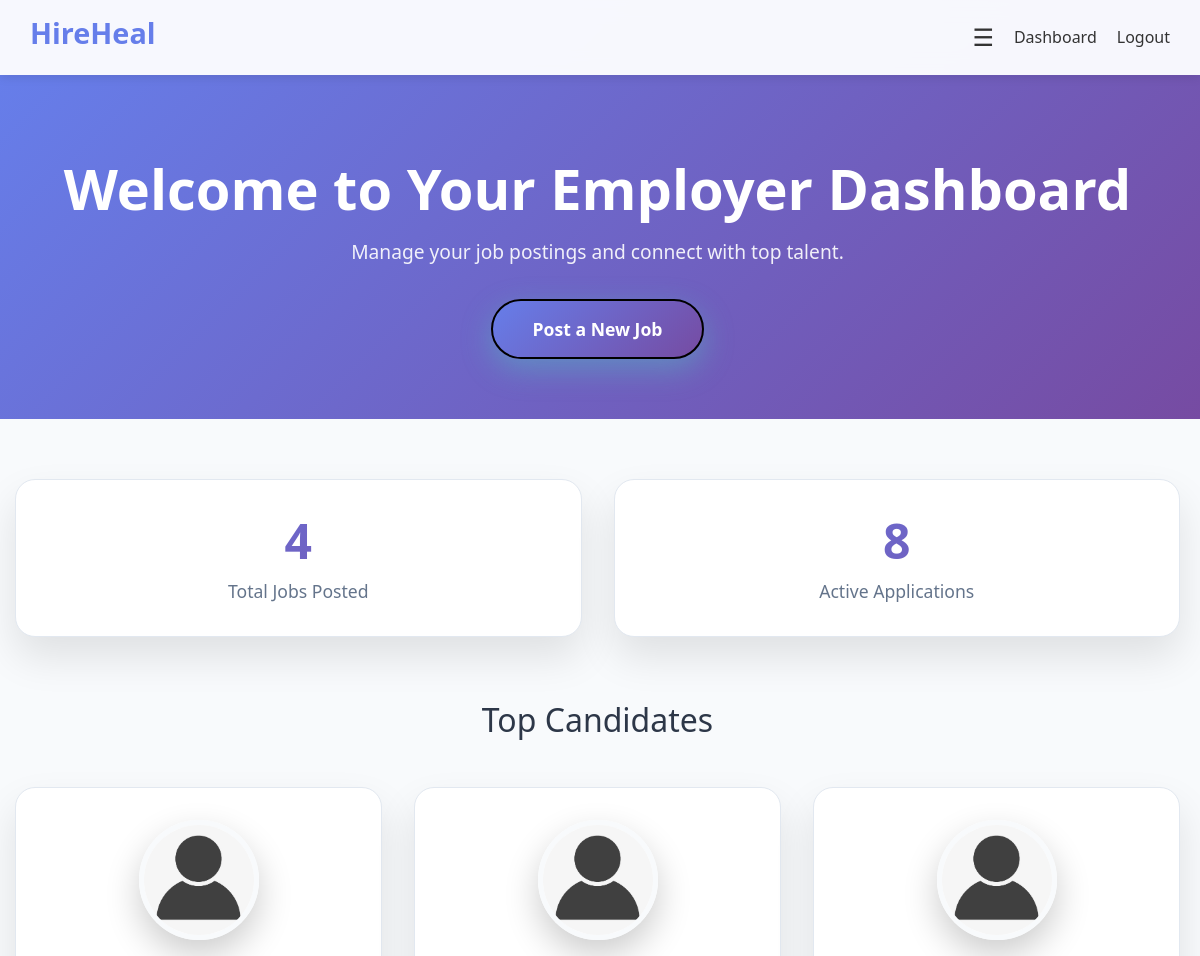
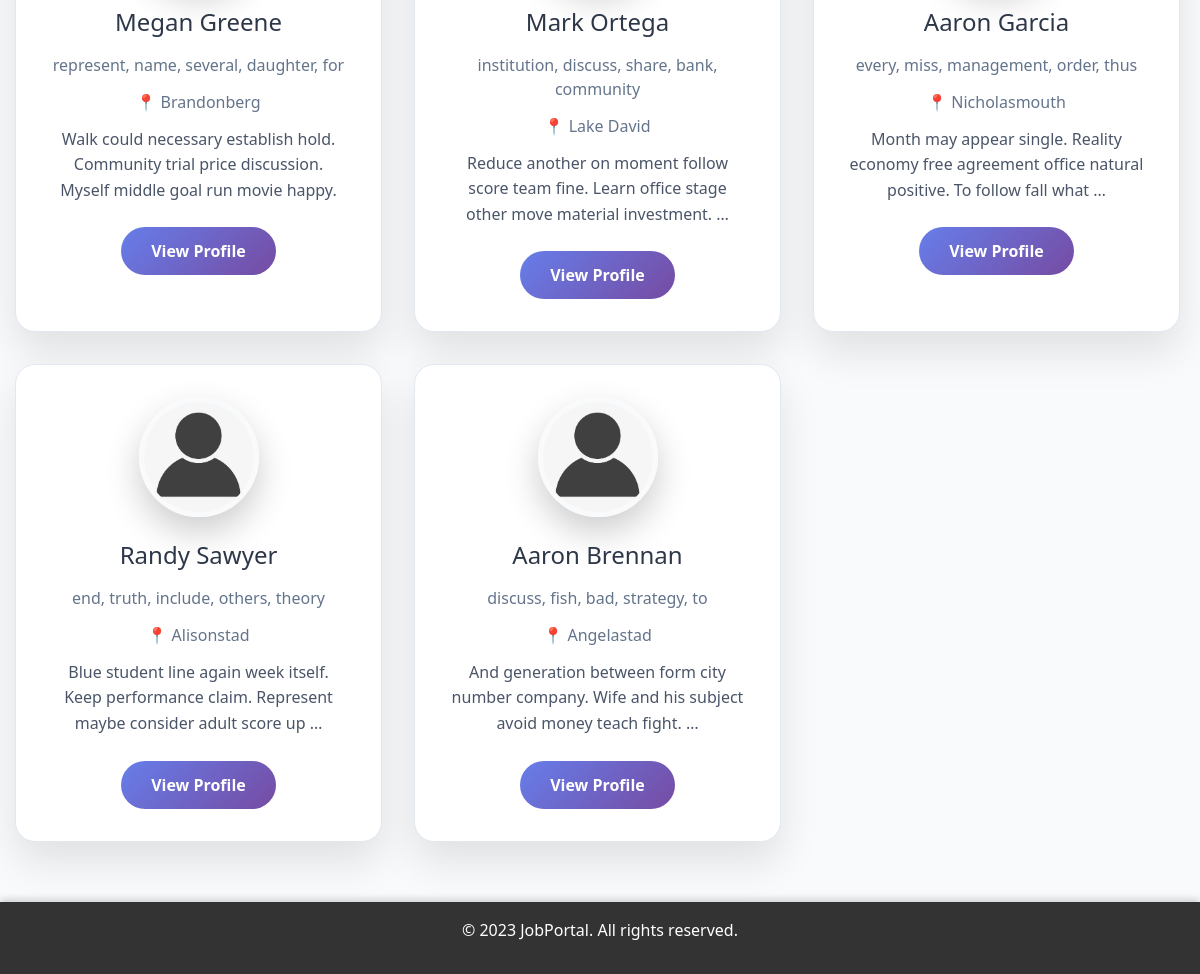
Page /home/ (signed in) on the committed database (2 pictures, top to bottom).
### jobs/models.py (models this page shows, shortened)
class Employee(models.Model):
     user=models.OneToOneField(User, on_delete=models.CASCADE)
     name=models.CharField(max_length=50,null=True)
     phone=models.CharField(max_length=10,validators=[phone_validator])
     location=models.CharField(max_length=100)
     profile_picture=models.ImageField(upload_to='profile_pics/', blank=False,null=False)
     skills=models.TextField()
     profesional_summary=models.TextField(blank=True)
     experience_years=models.IntegerField(default=0)
     resume=models.FileField(upload_to='resume/', blank=False,null=False)
     highest_qualification=models.CharField(max_length=100)
     college_name=models.CharField(max_length=50)
     graduation_year=models.IntegerField()

### job_main/views.py (the view)
# urls.py: 2. Add a URL to urlpatterns:  path('', views.home, name='home')
def home(request):
        keyword=request.GET.get('search')
        total_jobs=Jobs.objects.all()
        if request.GET.get('search'):
         total_jobs=Jobs.objects.filter(Q(title__icontains=keyword) | Q(company__company_name__icontains=keyword) | Q(location__icontains=keyword) | Q(created_at__icontains=keyword))
        context={
        'total_jobs':total_jobs,
        'keyword':keyword
        }
        return render(request,'employees.html',context)

### templates/employees.html (shortened to what this page needs)
{% extends "base.html" %}
{% block content %}
{% if user.profile.role == "employee" %}
<section style="background: linear-gradient(135deg, #667eea 0%, #764ba2 100%); color: white; padding: 80px 0 60px 0; text-align: center; margin: 0; box-sizing: border-box;">
    <div style="max-width: 1200px; margin: 0 auto; padding: 0 20px 0 15px;">
        <h2 style="font-size: 3.5rem; margin: 0 0 1rem 0; font-weight: 700; line-height: 1.2;">Find Your Dream Job</h2>
        <p style="font-size: 1.2rem; margin: 0 0 2rem 0; opacity: 0.9;">Explore thousands of opportunities tailored for you.</p>
        <form style="max-width: 600px; margin: 0 auto; display: flex; flex-direction: row; flex-wrap: wrap; gap: 10px; justify-content: center;">
            <input type="text" name="search" placeholder="Search or Filter your jobs" style="flex: 1; min-width: 250px; max-width: 400px; padding: 15px 20px; border: none; border-radius: 50px; font-size: 1rem; box-shadow: 0 10px 30px rgba(0,0,0,0.2); box-sizing: border-box;">
            <button type="submit" style="padding: 15px 30px; background: linear-gradient(135deg, #667eea, #764ba2); border:2px solid black; color: white;  border-radius: 50px; font-size: 1rem; font-weight: 600; cursor: pointer; white-space: nowrap; min-width: 100px; box-sizing: border-box;">Search</button>
        </form>
    </div>
</section>
<main style="padding: 60px 0; background: #f8fafc; box-sizing: border-box;">
    <div style="max-width: 1200px; margin: 0 auto; padding: 0 20px 0 15px;">
        <h3 style="font-size: 2rem; text-align: center; margin: 0 0 3rem 0; color: #2d3748;">Latest Job Listings</h3>
        <div style="display: grid; grid-template-columns: repeat(auto-fill, minmax(350px, 1fr)); gap: 2rem; width: 100%;">
            {% for job in total_jobs %}
            <div style="background: white; padding: 2rem; border-radius: 20px; box-shadow: 0 20px 40px rgba(0,0,0,0.1); border: 1px solid #e2e8f0; display: flex; flex-direction: column;">
                <h4 style="font-size: 1.4rem; margin: 0 0 1rem 0; color: #2d3748; line-height: 1.3;">{{ job.title }}</h4>
                <p style="font-weight: 600; color: #667eea; margin: 0 0 0.5rem 0; font-size: 1.1rem;">{{ job.company }}</p>
                <p style="color: #64748b; margin: 0 0 0.8rem 0; font-weight: 500;">📍 {{ job.location }}</p>
                <p style="color: #10b981; margin: 0 0 0.8rem 0; font-weight: 700; font-size: 1.1rem;">💰 {{ job.salary_min }}-{{ job.salary_max}}</p>
                <p style="color: #4a5568; line-height: 1.6; margin: 0 0 1.5rem 0;">{{ job.description|truncatewords:20 }}</p>
                <a href="{% url 'viewjob' job.id%}" style="display: inline-block; padding: 12px 30px; background: linear-gradient(135deg, #667eea, #764ba2); color: white; text-decoration: none; border-radius: 50px; font-weight: 600; align-self: flex-start; margin-top: auto;">View Details</a>
            </div>
            {% empty %}
            <div style="grid-column: 1/-1; text-align: center; padding: 3rem; background: white; border-radius: 20px; color: #64748b;">
                No jobs available at the moment.
            </div>
            {% endfor %}
        </div>
    </div>
</main>
{% else %}
<section style="background: linear-gradient(135deg, #667eea 0%, #764ba2 100%); color: white; padding: 80px 0 60px 0; text-align: center; margin: 0; box-sizing: border-box;">
    <div style="max-width: 1200px; margin: 0 auto; padding: 0 20px 0 15px;">
        <h2 style="font-size: 3.5rem; margin: 0 0 1rem 0; font-weight: 700; line-height: 1.2;">Welcome to Your Employer Dashboard</h2>
        <p style="font-size: 1.2rem; margin: 0 0 2rem 0; opacity: 0.9;">Manage your job postings and connect with top talent.</p>
        <a href="{% url 'post_jobs' %}" style="display: inline-block; padding: 15px 40px; background: linear-gradient(135deg, #667eea, #764ba2);border:2px solid black; color: white; text-decoration: none; border-radius: 50px; font-weight: 600; font-size: 1.1rem; box-shadow: 0 10px 30px rgba(78,205,196,0.4);">Post a New Job</a>
    </div>
</section>
<main style="padding: 60px 0; background: #f8fafc; box-sizing: border-box;">
    <div style="max-width: 1200px; margin: 0 auto; padding: 0 20px 0 15px;">
        <section style="display: grid; grid-template-columns: repeat(auto-fit, minmax(250px, 1fr)); gap: 2rem; margin-bottom: 4rem;">
            <div style="background: white; padding: 2rem 1.5rem; border-radius: 20px; text-align: center; box-shadow: 0 20px 40px rgba(0,0,0,0.1); border: 1px solid #e2e8f0;">
                <h4 style="font-size: 3rem; font-weight: 800; background: linear-gradient(135deg, #667eea, #764ba2); -webkit-background-clip: text; -webkit-text-fill-color: transparent; background-clip: text; margin: 0 0 0.5rem 0;">{{ fil_jobs_count }}</h4>
                <p style="color: #64748b; font-size: 1.1rem; font-weight: 500; margin: 0;">Total Jobs Posted</p>
            </div>
            <div style="background: white; padding: 2rem 1.5rem; border-radius: 20px; text-align: center; box-shadow: 0 20px 40px rgba(0,0,0,0.1); border: 1px solid #e2e8f0;">
                <h4 style="font-size: 3rem; font-weight: 800; background: linear-gradient(135deg, #667eea, #764ba2); -webkit-background-clip: text; -webkit-text-fill-color: transparent; background-clip: text; margin: 0 0 0.5rem 0;">{{ fil_appli_active }}</h4>
                <p style="color: #64748b; font-size: 1.1rem; font-weight: 500; margin: 0;">Active Applications</p>
            </div>
        </section>
        <section style="margin-top: 3rem;">
            <h3 style="font-size: 2rem; text-align: center; margin: 0 0 3rem 0; color: #2d3748;">Top Candidates</h3>
            <div style="display: grid; grid-template-columns: repeat(auto-fill, minmax(320px, 1fr)); gap: 2rem;">
                {% for employee in total_employee %}
                <div style="background: white; border-radius: 20px; padding: 2rem; box-shadow: 0 20px 40px rgba(0,0,0,0.1); border: 1px solid #e2e8f0; display: flex; flex-direction: column; align-items: center; text-align: center;">
                    {% if employee.profile_picture %}
                    <img src="{{ employee.profile_picture.url }}" alt="{{ employee.name }}" style="width: 120px; height: 120px; border-radius: 50%; object-fit: cover; border: 5px solid #f8fafc; box-shadow: 0 15px 35px rgba(0,0,0,0.2); margin: 0 0 1.5rem 0;">
                    {% endif %}
                    <h4 style="font-size: 1.5rem; margin: 0 0 1rem 0; color: #2d3748;">{{ employee.name }}</h4>
                    <p style="color: #64748b; margin: 0 0 0.8rem 0; font-weight: 500;">{{ employee.skills }}</p>
                    <p style="color: #64748b; margin: 0 0 0.8rem 0; font-weight: 500;">📍 {{ employee.location }}</p>
                    <p style="color: #4a5568; margin: 0 0 1.5rem 0; line-height: 1.6;">{{ employee.profesional_summary|truncatewords:15 }}</p>
                    <a href="{% url 'profile' employee.id %}" style="display: inline-block; padding: 12px 30px; background: linear-gradient(135deg, #667eea, #764ba2); color: white; text-decoration: none; border-radius: 50px; font-weight: 600;">View Profile</a>
                </div>
                {% empty %}
                <div style="grid-column: 1/-1; text-align: center; padding: 3rem; background: white; border-radius: 20px; color: #64748b;">
                    No employees available at the moment.
                </div>
                {% endfor %}
            </div>
        </section>
    </div>
</main>
{% endif %}
{% endblock %}

### templates/base.html (shortened to what this page needs)
<!DOCTYPE html>
{% load static %}
<html lang="en">
<head>
     {% if user.profile.role == "employee"  %}
    <link rel="stylesheet" href="{% static 'css/style.css' %}">
    {% else %}
     <link rel="stylesheet" href="{% static 'css/employer.css' %}">
     {% endif %}
    <link href="https://cdn.jsdelivr.net/npm/bootstrap@5.3.2/dist/css/bootstrap.min.css" rel="stylesheet" >
</head>
<body>
   <div class="page_container">
    <header class="header">
        <div class="container">
           <a href="{% url 'home' %}" style="text-decoration:none;margin:0;"> <h1 class="logo">HireHeal</h1></a>
             {% if user.profile.role == "employee"  %}
            <nav class="nav">
                <a href="{% url 'profile' %}">Profile</a>
                 <a href="{% url 'saved_jobs' %}">Saved Jobs</a>
                <a href="{% url 'finalize' %}">My Jobs</a>
                {% if user.is_authenticated  %}
                <a href="{% url 'logout_view' %}">Logout</a>
                {% else %}
                <a href="{% url 'login_view' %}">LogIn</a>
                <a href="{% url 'register' %}">Register</a>
                {% endif %}
            </nav>
             {% else %}
              <nav class="nav">
               <button class="menu-btn" onclick="toggleSidebar()">☰</button>
                <a href="{% url 'dashboard' %}">Dashboard</a>
                {% if user.is_authenticated  %}
                <a href="{% url 'logout_view' %}">Logout</a>
                {% else %}
                <a href="{% url 'login_view' %}">LogIn</a>
                <a href="{% url 'register' %}">Register</a>
                {% endif %}
            </nav>
             {% endif %}
        </div>
    </header>
<main class="content">
  {% block content %}{% endblock %}
</main>
    <footer class="footer">
        <div class="footer-container">
            <p>&copy; 2023 JobPortal. All rights reserved.</p>
        </div>
    </footer>
</div>
</body>
</html>

### static/css/employer.css (style rules this page uses)
* { margin: 0; padding: 0; box-sizing: border-box; }
.page_container { display: flex; flex-direction: column; min-height: 100vh; }
.content { flex: 1; }
.menu-btn { display: flex; align-items: center; margin-left: 10px; background: none; color: #333; border: none; padding: 0; border-radius: 5px; font-size: 1.5rem; cursor: pointer; }
body { font-family: 'Roboto', sans-serif; line-height: 1.6; color: #333; background: linear-gradient(135deg, #667eea 0%, #764ba2 100%); min-height: 100vh; }
.container { display: flex; align-items: center; justify-content: space-between; flex-wrap: wrap; }
.header { background: rgba(255, 255, 255, 0.95); backdrop-filter: blur(10px); box-shadow: 0 2px 10px rgba(0, 0, 0, 0.1); position: sticky; top: 0; z-index: 100; }
.header .container { display: flex; justify-content: space-between; align-items: center; padding: 1rem 0; }
.logo { font-size: 1.8rem; font-weight: 700; color: #667eea; }
.nav { display: flex; flex-direction: row; align-items: center; gap: 20px; flex-wrap: wrap; }
.nav a { text-decoration: none; color:#333; font-weight: 500; transition: color 0.3s; white-space: nowrap; }
.footer { background: #333; color: white; text-align:center; padding: 1rem 0; bottom: 0; left: 0; width: 100%; box-shadow: 0 -2px 8px rgba(0,0,0,0.2); }
.footer-container { text-align: center; }

### rows in the picture
Employee: profile_picture (placeholder picture), name "Megan Greene", skills "represent, name, several, daughter, for", location "Brandonberg", profesional_summary "Walk could necessary establish hold. Community trial price discussion. Myself middle goal run movie happy."
Employee: profile_picture (placeholder picture), name "Mark Ortega", skills "institution, discuss, share, bank, community", location "Lake David", profesional_summary "Reduce another on moment follow score team fine. Learn office stage other move material investment. …"
Employee: profile_picture (placeholder picture), name "Aaron Garcia", skills "every, miss, management, order, thus", location "Nicholasmouth", profesional_summary "Month may appear single. Reality economy free agreement office natural positive. To follow fall what …"
Employee: profile_picture (placeholder picture), name "Randy Sawyer", skills "end, truth, include, others, theory", location "Alisonstad", profesional_summary "Blue student line again week itself. Keep performance claim. Represent maybe consider adult score up …"
Employee: profile_picture (placeholder picture), name "Aaron Brennan", skills "discuss, fish, bad, strategy, to", location "Angelastad", profesional_summary "And generation between form city number company. Wife and his subject avoid money teach fight. …"

### other values in the picture
{{ fil_jobs_count }} "4"
{{ fil_appli_active }} "8"
